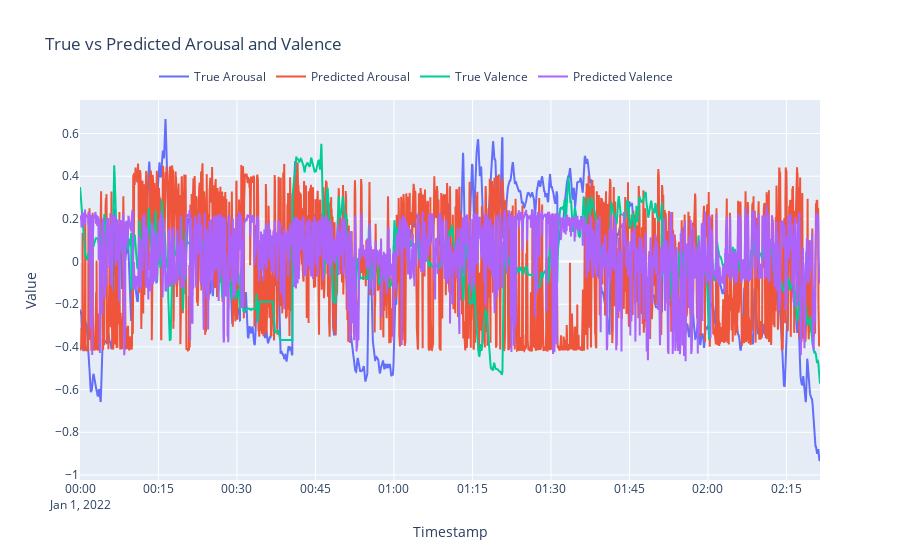

The code cell stored with this chart in its notebook:
### Code cell
import plotly.graph_objects as go

fig = go.Figure()

# Create traces for arousal
fig.add_trace(go.Scatter(x=gt_df['timestamp'], y=gt_df['True Arousal'], 
                         mode='lines', name='True Arousal'))

fig.add_trace(go.Scatter(x=pred_df['timestamp'], y=pred_df['Predicted Arousal'], 
                         mode='lines', name='Predicted Arousal'))

# Create traces for valence
fig.add_trace(go.Scatter(x=gt_df['timestamp'], y=gt_df['True Valence'], 
                         mode='lines', name='True Valence'))

fig.add_trace(go.Scatter(x=pred_df['timestamp'], y=pred_df['Predicted Valence'], 
                         mode='lines', name='Predicted Valence'))

fig.update_layout(title='True vs Predicted Arousal and Valence',
                  xaxis_title='Timestamp',
                  yaxis_title='Value',
                  legend=dict(x=0.1, y=1.1),
                  legend_orientation="h")

fig.show()

### Figure 1 — Plotly figure (JSON) as saved in the notebook; plotly's stock layout.template omitted (floating-point values rounded to 4 significant figures; data arrays with more than 128 entries replaced by an {"elided": "..."} marker saying what was removed)
{"data": [{"mode": "lines", "name": "True Arousal", "type": "scatter", "x": {"elided": "8486 str values"}, "y": {"elided": "8486 float values"}}, {"mode": "lines", "name": "Predicted Arousal", "type": "scatter", "x": {"elided": "8486 str values"}, "y": {"elided": "8486 float values"}}, {"mode": "lines", "name": "True Valence", "type": "scatter", "x": {"elided": "8486 str values"}, "y": {"elided": "8486 float values"}}, {"mode": "lines", "name": "Predicted Valence", "type": "scatter", "x": {"elided": "8486 str values"}, "y": {"elided": "8486 float values"}}], "layout": {"legend": {"orientation": "h", "x": 0.1, "y": 1.1}, "title": {"text": "True vs Predicted Arousal and Valence"}, "xaxis": {"title": {"text": "Timestamp"}}, "yaxis": {"title": {"text": "Value"}}}}
